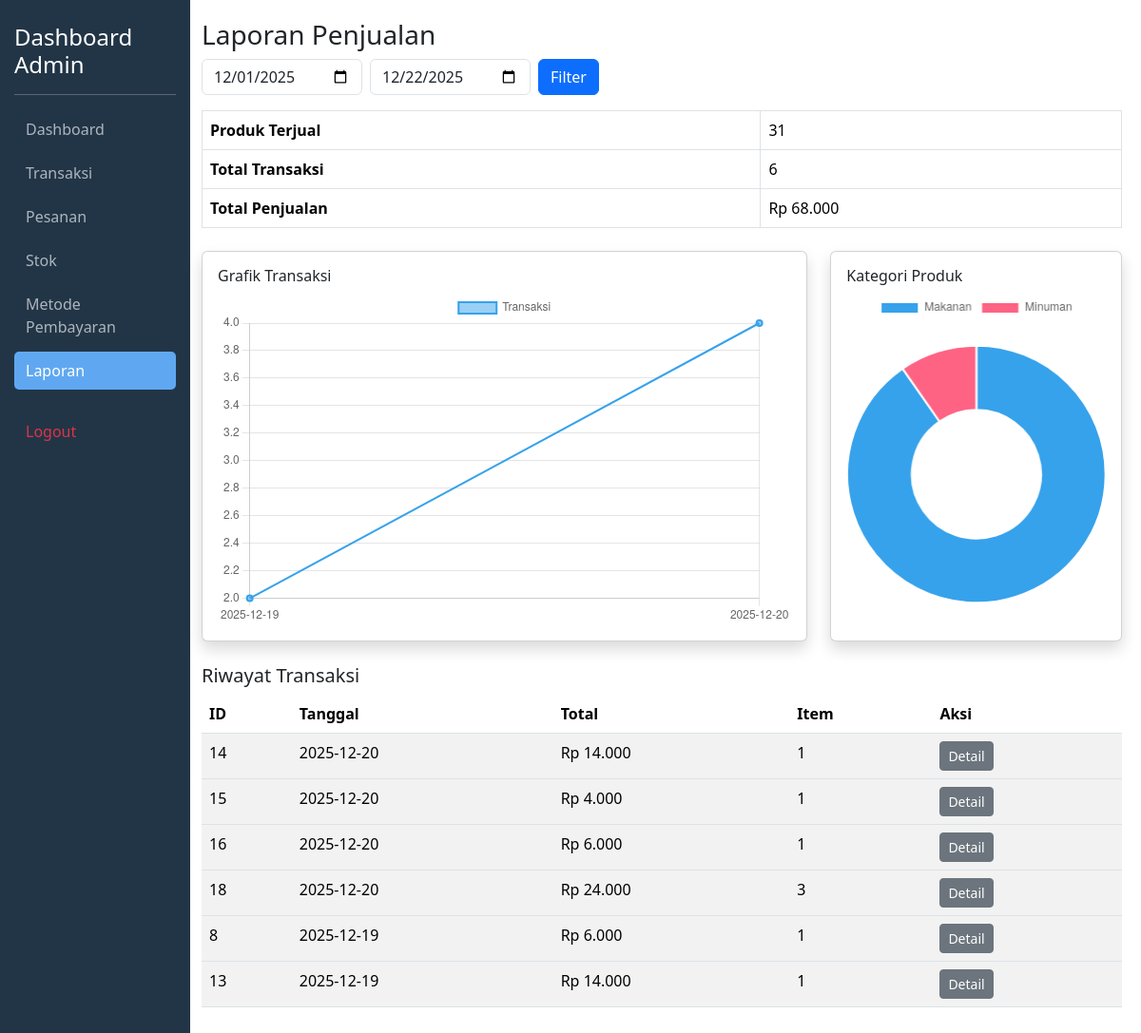
Page /admin/laporan.php (signed in) on the committed database.
### tables this page shows
CREATE TABLE `transaksi` (
  `id` int(11) NOT NULL AUTO_INCREMENT,
  `tanggal` date NOT NULL,
  `total` double NOT NULL,
  `pembayaran` double NOT NULL,
  `kembalian` double NOT NULL,
  `id_admin` int(11) DEFAULT NULL,
  PRIMARY KEY (`id`),
  KEY `id_admin` (`id_admin`),
  CONSTRAINT `transaksi_ibfk_1` FOREIGN KEY (`id_admin`) REFERENCES `users` (`id`) ON DELETE SET NULL ON UPDATE CASCADE
);

### admin/laporan.php (the view, shortened to what this page needs)
<?php
require 'conn.php';
$start  = $_GET['start'] ?? date('Y-m-01');
$end    = $_GET['end']   ?? date('Y-m-d');
$q_penjualan = mysqli_query($conn, "
  SELECT SUM(t.total) AS total
  FROM transaksi t
  JOIN orders o ON o.id_transaksi = t.id
  WHERE o.status = 'received'
    AND DATE(t.tanggal) BETWEEN '$start' AND '$end'
");
$total_penjualan = mysqli_fetch_assoc($q_penjualan)['total'] ?? 0;
$q_produk = mysqli_query($conn, "
  SELECT SUM(dt.jumlah) AS total
  FROM detail_transaksi dt
  JOIN transaksi t ON dt.id_transaksi = t.id
  JOIN orders o ON o.id_transaksi = t.id
  WHERE o.status = 'received'
    AND DATE(t.tanggal) BETWEEN '$start' AND '$end'
");
$jumlah_produk = mysqli_fetch_assoc($q_produk)['total'] ?? 0;
$q_trans_count = mysqli_query($conn, "
  SELECT COUNT(*) AS total
  FROM orders o
  JOIN transaksi t ON o.id_transaksi = t.id
  WHERE o.status = 'received'
    AND DATE(t.tanggal) BETWEEN '$start' AND '$end'
");
$total_transaksi = mysqli_fetch_assoc($q_trans_count)['total'] ?? 0;
$day_labels = $day_counts = [];
$q_chart = mysqli_query($conn, "
  SELECT DATE(t.tanggal) AS hari, COUNT(*) jumlah
  FROM transaksi t
  JOIN orders o ON o.id_transaksi = t.id
  WHERE o.status = 'received'
    AND DATE(t.tanggal) BETWEEN '$start' AND '$end'
  GROUP BY hari
  ORDER BY hari
");
while ($r = mysqli_fetch_assoc($q_chart)) {
  $day_labels[] = $r['hari'];
  $day_counts[] = (int)$r['jumlah'];
}
$kategori_labels = $kategori_data = [];
$q_kategori = mysqli_query($conn, "
  SELECT k.nama_kategori, SUM(dt.jumlah) total
  FROM detail_transaksi dt
  JOIN transaksi t ON dt.id_transaksi = t.id
  JOIN orders o ON o.id_transaksi = t.id
  JOIN menu m ON dt.id_menu = m.id
  JOIN kategori k ON m.id_kategori = k.id
  WHERE o.status = 'received'
    AND DATE(t.tanggal) BETWEEN '$start' AND '$end'
  GROUP BY k.id
");
while ($r = mysqli_fetch_assoc($q_kategori)) {
  $kategori_labels[] = $r['nama_kategori'];
  $kategori_data[] = (int)$r['total'];
}
$search_filter = '';
$q_riwayat = mysqli_query($conn, "
  SELECT t.id, t.tanggal, t.total, COUNT(dt.id) item
  FROM transaksi t
  JOIN orders o ON o.id_transaksi = t.id
  LEFT JOIN detail_transaksi dt ON dt.id_transaksi = t.id
  WHERE o.status = 'received'
    AND DATE(t.tanggal) BETWEEN '$start' AND '$end'
    $search_filter
  GROUP BY t.id
  ORDER BY t.tanggal DESC
");
?>
<!DOCTYPE html>
<html lang="id">
<head>
  <link href="https://cdn.jsdelivr.net/npm/bootstrap@5.3.3/dist/css/bootstrap.min.css" rel="stylesheet">
</head>
<body>
  <div class="sidebar">
    <h4 class="text-white">Dashboard Admin</h4>
    <hr class="text-white">
    <a href="dashboard.php">Dashboard</a>
    <a href="transaksi.php">Transaksi</a>
    <a href="pesanan.php">Pesanan</a>
    <a href="stok.php">Stok</a>
    <a href="metode_pembayaran.php">Metode Pembayaran</a>
    <a class="active" href="laporan.php">Laporan</a>
    <a href="logout.php" class="text-danger mt-4">Logout</a>
  </div>
  <div class="main">
    <h3>Laporan Penjualan</h3>
    <form class="row g-2 mb-3">
      <div class="col-auto"><input type="date" name="start" value="<?= $start ?>" class="form-control"></div>
      <div class="col-auto"><input type="date" name="end" value="<?= $end ?>" class="form-control"></div>
      <div class="col-auto"><button class="btn btn-primary">Filter</button></div>
    </form>
    <table class="table table-bordered mb-4">
      <tr>
        <th>Produk Terjual</th>
        <td><?= $jumlah_produk ?></td>
      </tr>
      <tr>
        <th>Total Transaksi</th>
        <td><?= $total_transaksi ?></td>
      </tr>
      <tr>
        <th>Total Penjualan</th>
        <td>Rp <?= number_format($total_penjualan, 0, ',', '.') ?></td>
      </tr>
    </table>
    <div class="row mb-4">
      <div class="col-md-8">
        <div class="card p-3">
          <h6>Grafik Transaksi</h6>
          <div style="height:350px"><canvas id="lineChart"></canvas></div>
        </div>
      </div>
      <div class="col-md-4">
        <div class="card p-3">
          <h6>Kategori Produk</h6>
          <div style="height:350px"><canvas id="pieChart"></canvas></div>
        </div>
      </div>
    </div>
    <h5>Riwayat Transaksi</h5>
    <table class="table table-striped">
      <thead>
        <tr>
          <th>ID</th>
          <th>Tanggal</th>
          <th>Total</th>
          <th>Item</th>
          <th>Aksi</th>
        </tr>
      </thead>
      <tbody>
        <?php while ($r = mysqli_fetch_assoc($q_riwayat)): ?>
          <tr>
            <td><?= $r['id'] ?></td>
            <td><?= $r['tanggal'] ?></td>
            <td>Rp <?= number_format($r['total'], 0, ',', '.') ?></td>
            <td><?= $r['item'] ?></td>
            <td><button class="btn btn-sm btn-secondary view-detail" data-id="<?= $r['id'] ?>">Detail</button></td>
          </tr>
        <?php endwhile ?>
      </tbody>
    </table>
  </div>
  <script>
    new Chart(lineChart, {
      type: 'line',
      data: {
        labels: <?= json_encode($day_labels) ?>,
        datasets: [{
          label: 'Transaksi',
          data: <?= json_encode($day_counts) ?>,
          borderWidth: 2,
          tension: .3
        }]
      },
      options: {
        responsive: true,
        maintainAspectRatio: false
      }
    });
    new Chart(pieChart, {
      type: 'doughnut',
      data: {
        labels: <?= json_encode($kategori_labels) ?>,
        datasets: [{
          data: <?= json_encode($kategori_data) ?>
        }]
      },
      options: {
        responsive: true,
        maintainAspectRatio: false
      }
    });
    $('.view-detail').click(function() {
      let id = $(this).data('id');
      let row = $('#detail-' + id);
      if (!row.hasClass('d-none')) {
        row.addClass('d-none');
        return;
      }
      $('.detail-row').addClass('d-none');
      row.removeClass('d-none');
      $.get('get_detail.php', {
        id: id
      }, res => row.find('.detail-content').html(res));
    });
  </script>
</body>
</html>

### admin/laporan.php (style rules this page uses)
.sidebar { position: fixed; top: 0; left: 0; width: 16.666667%; height: 100%; background: rgb(34, 53, 71); padding: 25px 15px; }
.sidebar h4, .sidebar hr { color: #ffffff; }
.sidebar a { color: #adb5bd; text-decoration: none; display: block; padding: 8px 12px; border-radius: 5px; margin-bottom: 6px; }
.sidebar a:hover, .sidebar a.active { background: rgb(95, 168, 241); color: #ffffff; }
.main { margin-left: 16%; padding: 20px }
.card { box-shadow: 0 .5rem 1rem rgba(0, 0, 0, .15) }

### rows in the picture
transaksi: id "14", tanggal "2025-12-20", total "14.000", item "1"
transaksi: id "15", tanggal "2025-12-20", total "4.000", item "1"
transaksi: id "16", tanggal "2025-12-20", total "6.000", item "1"
transaksi: id "18", tanggal "2025-12-20", total "24.000", item "3"
transaksi: id "8", tanggal "2025-12-19", total "6.000", item "1"
transaksi: id "13", tanggal "2025-12-19", total "14.000", item "1"

### other values in the picture
$jumlah_produk "31"
$total_transaksi "6"
$total_penjualan "68.000"
chart data {{ json_encode($day_labels) }} ["2025-12-19","2025-12-20"]
chart data {{ json_encode($day_counts) }} [2,4]
chart data {{ json_encode($kategori_labels) }} ["Makanan","Minuman"]
chart data {{ json_encode($kategori_data) }} [28,3]
